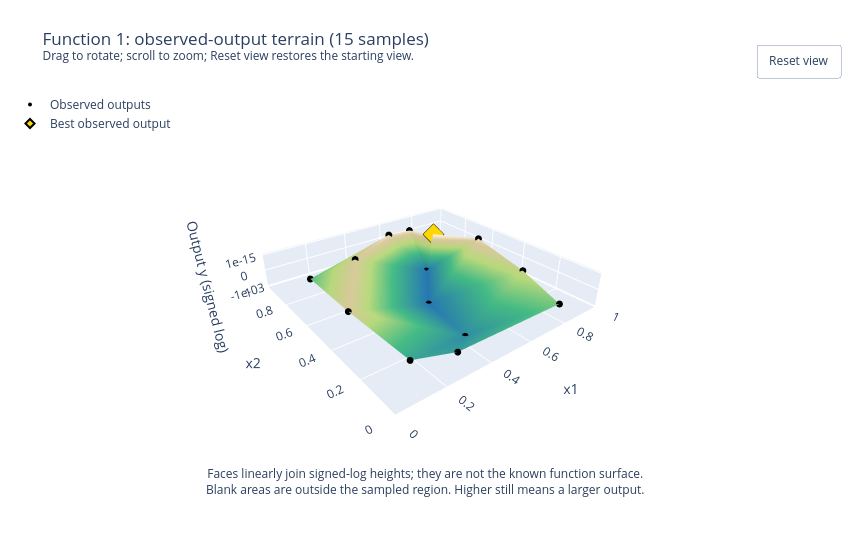

This figure's notebook cell:
### Code cell
# The terrain joins observed signed-log heights; it does not fit a model.
terrain_fig = plot_observed_terrain(
    review["inputs"].to_numpy(), review["outputs"].to_numpy(),
    title=f"Function {FUNCTION_NUMBER}: observed-output terrain ({len(review['data'])} samples)",
    heights=signed_log(review["outputs"].to_numpy(), scale=TERRAIN_SCALE),
    height_axis=dict(title="Output y (signed log)", tickmode="array",
        tickvals=signed_log(TERRAIN_TICKS, scale=TERRAIN_SCALE),
        ticktext=[f"{value:.0e}" if value else "0" for value in TERRAIN_TICKS]),
    height_description="signed-log heights", save_to=FIGURES_DIR / "observed-output-terrain.html",
    **TERRAIN_SETTINGS,
)
terrain_fig.show(config={**PLOT_CONFIG, "responsive": TERRAIN_SETTINGS["width"] is None})

### Figure 1 — Plotly figure (JSON) as saved in the notebook; plotly's stock layout.template omitted (floating-point values rounded to 4 significant figures)
{"data": [{"colorscale": [[0, "#2475b0"], [0.4, "#42b983"], [0.65, "#b6d77a"], [0.85, "#d9c69c"], [1, "#fffde0"]], "flatshading": true, "hoverinfo": "skip", "i": [5, 11, 3, 3, 5, 0, 0, 10, 9, 4, 0, 5, 6, 2, 2, 4, 2, 1, 7], "intensity": [121.1, 154.0, 184.9, 76.52, -197.6, -146.3, -109.3, 160.4, 119.6, 152.8, -197.7, -91.61, 0.4732, -28.98, -106.1], "intensitymode": "vertex", "j": [10, 5, 9, 5, 3, 1, 13, 0, 4, 0, 4, 6, 5, 9, 4, 7, 7, 7, 2], "k": [8, 8, 10, 12, 10, 13, 8, 8, 10, 10, 1, 12, 11, 14, 9, 1, 4, 14, 14], "name": "Joined observations", "showscale": false, "type": "mesh3d", "x": [0.3194, 0.5743, 0.731, 0.8404, 0.6501, 0.4104, 0.3127, 0.6834, 0.08251, 0.8839, 0.4684, 0.1531, 0.7819, 0.1295, 0.9121], "y": [0.763, 0.8799, 0.733, 0.2647, 0.6815, 0.1476, 0.07872, 0.8611, 0.4035, 0.5823, 0.4354, 0.134, 0.02561, 0.8222, 0.8618], "z": [121.1, 154.0, 184.9, 76.52, -197.6, -146.3, -109.3, 160.4, 119.6, 152.8, -197.7, -91.61, 0.4732, -28.98, -106.1]}, {"customdata": [1.323e-79, 1.033e-46, 7.711e-16, 3.342e-124, -0.003606, -2.159e-54, -2.089e-91, 2.535e-40, 3.607e-81, 6.23e-48, -0.005509, -4.058e-109, 1.973e-200, -9.546e-172, -1.386e-94], "hovertemplate": "x1=%{x:.4f}<br>x2=%{y:.4f}<br>Output y=%{customdata:.3e}<extra></extra>", "marker": {"color": "black", "size": 4}, "mode": "markers", "name": "Observed outputs", "type": "scatter3d", "x": [0.3194, 0.5743, 0.731, 0.8404, 0.6501, 0.4104, 0.3127, 0.6834, 0.08251, 0.8839, 0.4684, 0.1531, 0.7819, 0.1295, 0.9121], "y": [0.763, 0.8799, 0.733, 0.2647, 0.6815, 0.1476, 0.07872, 0.8611, 0.4035, 0.5823, 0.4354, 0.134, 0.02561, 0.8222, 0.8618], "z": [121.1, 154.0, 184.9, 76.52, -197.6, -146.3, -109.3, 160.4, 119.6, 152.8, -197.7, -91.61, 0.4732, -28.98, -106.1]}, {"customdata": [7.711e-16], "hovertemplate": "Best observed output: %{customdata:.3e}<extra></extra>", "marker": {"color": "gold", "line": {"color": "black", "width": 2}, "size": 7, "symbol": "diamond"}, "mode": "markers", "name": "Best observed output", "type": "scatter3d", "x": [0.731], "y": [0.733], "z": [184.9]}], "layout": {"annotations": [{"showarrow": false, "text": "Faces linearly join signed-log heights; they are not the known function surface.<br>Blank areas are outside the sampled region. Higher still means a larger output.", "x": 0.5, "xref": "paper", "y": -0.08, "yref": "paper"}], "autosize": false, "height": 560, "legend": {"x": 0, "y": 1}, "margin": {"b": 90, "l": 10, "r": 10, "t": 90}, "scene": {"aspectmode": "manual", "aspectratio": {"x": 1, "y": 1, "z": 0.16}, "camera": {"center": {"x": 0, "y": 0, "z": 0}, "eye": {"x": -1.05, "y": -1.35, "z": 0.9}, "projection": {"type": "perspective"}, "up": {"x": 0, "y": 0, "z": 1}}, "dragmode": "orbit", "xaxis": {"range": [0, 1], "title": {"text": "x1"}}, "yaxis": {"range": [0, 1], "title": {"text": "x2"}}, "zaxis": {"tickmode": "array", "ticktext": ["-1e-03", "0", "1e-15"], "tickvals": [-197.0, 0.0, 185.0], "title": {"text": "Output y (signed log)"}}}, "title": {"text": "Function 1: observed-output terrain (15 samples)<br><sup>Drag to rotate; scroll to zoom; Reset view restores the starting view.</sup>"}, "updatemenus": [{"buttons": [{"args": [{"scene.camera": {"center": {"x": 0, "y": 0, "z": 0}, "eye": {"x": -1.05, "y": -1.35, "z": 0.9}, "projection": {"type": "perspective"}, "up": {"x": 0, "y": 0, "z": 1}}}], "label": "Reset view", "method": "relayout"}], "showactive": false, "type": "buttons", "x": 1, "xanchor": "right", "y": 1.12, "yanchor": "top"}], "width": 850}}
